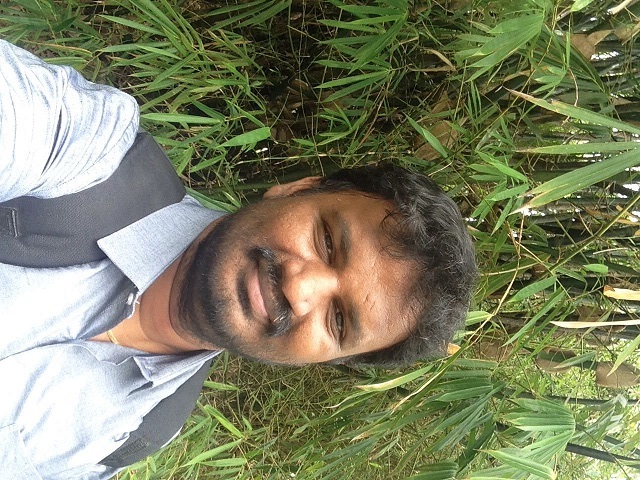
#> input picture myface.jpeg, 640 x 480 px
$ python sample12.py
#> lines starting #> are read from the running program, lines starting #| are printed output that depends on the picture
import cv2
import numpy as np

img1 = cv2.imread("myface.jpeg")
#> img1 is the input picture: shape (480, 640, 3); mean B, G, R 99.6, 128.9, 126
img2 = cv2.imread("track.jpg")


out = cv2.Canny(img1, 100, 100)
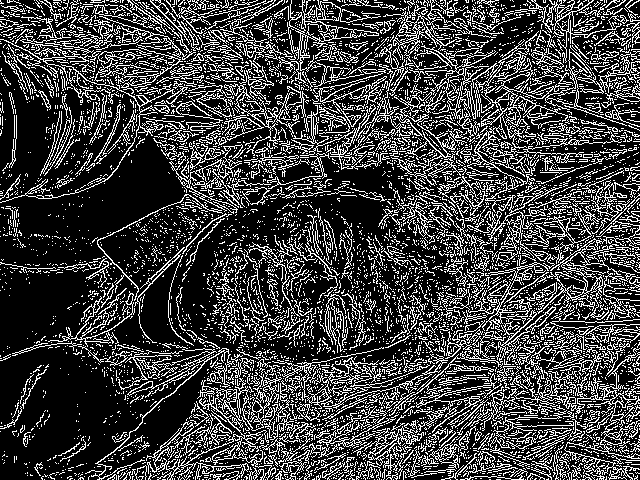
#> out: shape (480, 640); 25.2% white in thin lines or dots

cv2.imshow("face", img1)
cv2.imshow("out", out)

cv2.waitKey(0)
cv2.destroyAllWindows()
